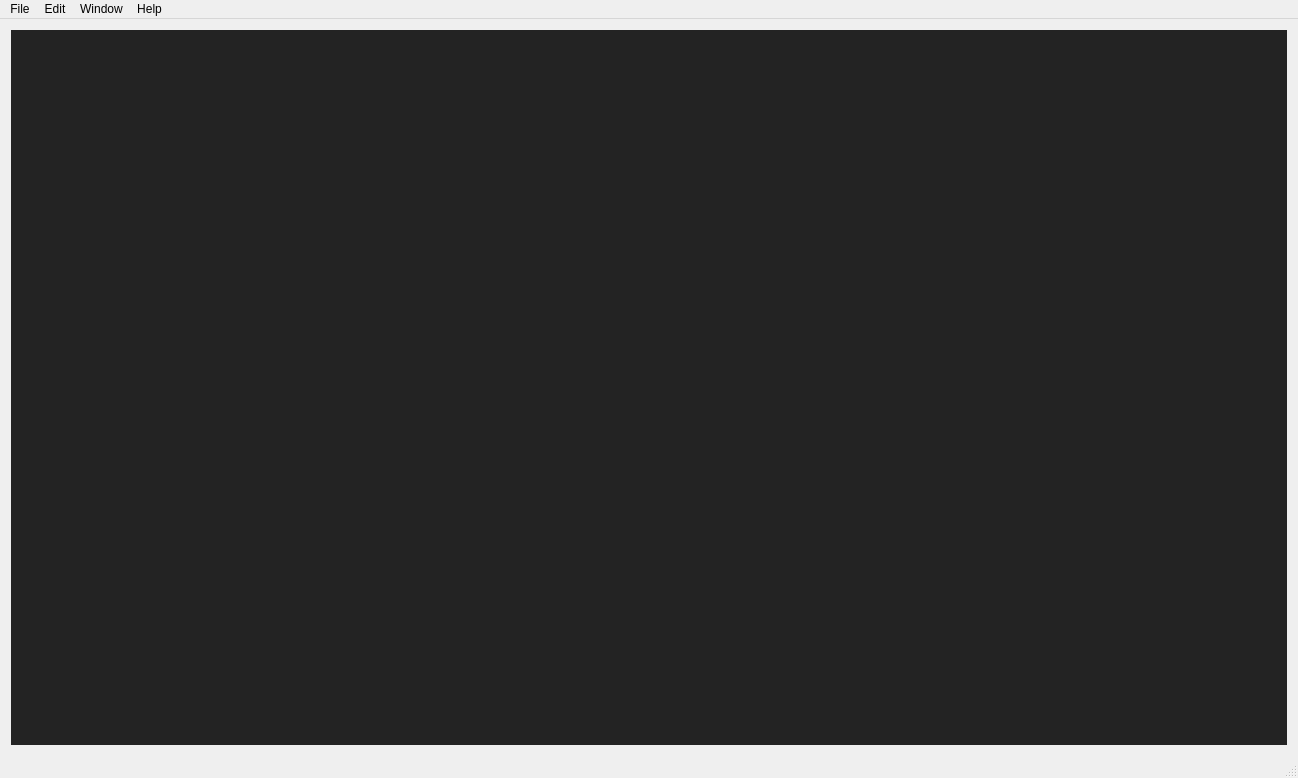
<?xml version="1.0" encoding="UTF-8"?>
<ui version="4.0">
 <class>MainWindow</class>
 <widget class="QMainWindow" name="MainWindow">
  <property name="geometry">
   <rect>
    <x>0</x>
    <y>0</y>
    <width>1298</width>
    <height>778</height>
   </rect>
  </property>
  <property name="acceptDrops">
   <bool>true</bool>
  </property>
  <property name="windowTitle">
   <string>3D Model Viewer</string>
  </property>
  <property name="windowIcon">
   <iconset resource="ModelViewer.qrc">
    <normaloff>:/new/prefix1/res/logo.png</normaloff>:/new/prefix1/res/logo.png</iconset>
  </property>
  <widget class="QWidget" name="centralWidget">
   <layout class="QGridLayout" name="gridLayout">
    <item row="0" column="0">
     <widget class="QMdiArea" name="mdiArea">
      <property name="autoFillBackground">
       <bool>false</bool>
      </property>
      <property name="background">
       <brush brushstyle="SolidPattern">
        <color alpha="255">
         <red>35</red>
         <green>35</green>
         <blue>35</blue>
        </color>
       </brush>
      </property>
      <property name="activationOrder">
       <enum>QMdiArea::ActivationHistoryOrder</enum>
      </property>
      <property name="viewMode">
       <enum>QMdiArea::SubWindowView</enum>
      </property>
      <property name="documentMode">
       <bool>false</bool>
      </property>
      <property name="tabsClosable">
       <bool>false</bool>
      </property>
      <property name="tabsMovable">
       <bool>false</bool>
      </property>
     </widget>
    </item>
   </layout>
  </widget>
  <widget class="QMenuBar" name="menuBar">
   <property name="geometry">
    <rect>
     <x>0</x>
     <y>0</y>
     <width>1298</width>
     <height>21</height>
    </rect>
   </property>
   <widget class="QMenu" name="menuFile">
    <property name="title">
     <string>File</string>
    </property>
    <addaction name="actionNew"/>
    <addaction name="actionOpen"/>
    <addaction name="actionImport"/>
    <addaction name="separator"/>
    <addaction name="actionSave"/>
    <addaction name="actionSave_As"/>
    <addaction name="separator"/>
    <addaction name="actionFileClose"/>
    <addaction name="actionExit"/>
   </widget>
   <widget class="QMenu" name="menuHelp">
    <property name="title">
     <string>Help</string>
    </property>
    <addaction name="actionAbout"/>
    <addaction name="actionAbout_Qt"/>
   </widget>
   <widget class="QMenu" name="menuWindows">
    <property name="title">
     <string>Window</string>
    </property>
    <addaction name="actionClose"/>
    <addaction name="actionClose_All"/>
    <addaction name="separator"/>
    <addaction name="actionCascade"/>
    <addaction name="actionTile"/>
    <addaction name="actionTile_Horizontally"/>
    <addaction name="actionTile_Vertically"/>
    <addaction name="separator"/>
    <addaction name="actionNext"/>
    <addaction name="actionPrevious"/>
    <addaction name="separator"/>
   </widget>
   <widget class="QMenu" name="menuEdit">
    <property name="title">
     <string>Edit</string>
    </property>
    <addaction name="actionUndo"/>
    <addaction name="actionRedo"/>
   </widget>
   <addaction name="menuFile"/>
   <addaction name="menuEdit"/>
   <addaction name="menuWindows"/>
   <addaction name="menuHelp"/>
  </widget>
  <widget class="QStatusBar" name="statusBar"/>
  <action name="actionExit">
   <property name="icon">
    <iconset theme="application-exit">
     <normaloff>.</normaloff>.</iconset>
   </property>
   <property name="text">
    <string>Exit</string>
   </property>
   <property name="statusTip">
    <string>Exit the application</string>
   </property>
  </action>
  <action name="actionAbout">
   <property name="icon">
    <iconset theme="help-about">
     <normaloff>.</normaloff>.</iconset>
   </property>
   <property name="text">
    <string>About</string>
   </property>
   <property name="statusTip">
    <string>About the application</string>
   </property>
  </action>
  <action name="actionAbout_Qt">
   <property name="icon">
    <iconset theme="help-about-qt">
     <normaloff>.</normaloff>.</iconset>
   </property>
   <property name="text">
    <string>About Qt</string>
   </property>
   <property name="statusTip">
    <string>About the Qt Library</string>
   </property>
  </action>
  <action name="actionNew">
   <property name="icon">
    <iconset theme="document-new">
     <normaloff>.</normaloff>.</iconset>
   </property>
   <property name="text">
    <string>New</string>
   </property>
   <property name="statusTip">
    <string>Create a new document window</string>
   </property>
   <property name="shortcut">
    <string>Ctrl+N</string>
   </property>
  </action>
  <action name="actionTile_Horizontally">
   <property name="text">
    <string>Tile Horizontally</string>
   </property>
   <property name="statusTip">
    <string>Tile sub windows horizontally</string>
   </property>
  </action>
  <action name="actionTile_Vertically">
   <property name="text">
    <string>Tile Vertically</string>
   </property>
   <property name="statusTip">
    <string>Tile sub windows vertically</string>
   </property>
  </action>
  <action name="actionCascade">
   <property name="text">
    <string>Cascade</string>
   </property>
   <property name="statusTip">
    <string>Cascade sub windows</string>
   </property>
  </action>
  <action name="actionTile">
   <property name="text">
    <string>Tile</string>
   </property>
   <property name="statusTip">
    <string>Tile sub windows</string>
   </property>
  </action>
  <action name="actionClose">
   <property name="icon">
    <iconset theme="window-close">
     <normaloff>.</normaloff>.</iconset>
   </property>
   <property name="text">
    <string>Close</string>
   </property>
  </action>
  <action name="actionClose_All">
   <property name="icon">
    <iconset theme="window-close-all">
     <normaloff>.</normaloff>.</iconset>
   </property>
   <property name="text">
    <string>Close All</string>
   </property>
  </action>
  <action name="actionNext">
   <property name="icon">
    <iconset theme="window-next">
     <normaloff>.</normaloff>.</iconset>
   </property>
   <property name="text">
    <string>Next</string>
   </property>
  </action>
  <action name="actionPrevious">
   <property name="icon">
    <iconset theme="window-previous">
     <normaloff>.</normaloff>.</iconset>
   </property>
   <property name="text">
    <string>Previous</string>
   </property>
  </action>
  <action name="actionOpen">
   <property name="icon">
    <iconset theme="document-open">
     <normaloff>.</normaloff>.</iconset>
   </property>
   <property name="text">
    <string>Open</string>
   </property>
   <property name="statusTip">
    <string>Open an existing model</string>
   </property>
   <property name="shortcut">
    <string>Ctrl+O</string>
   </property>
  </action>
  <action name="actionImport">
   <property name="icon">
    <iconset theme="document-import">
     <normaloff>.</normaloff>.</iconset>
   </property>
   <property name="text">
    <string>Import</string>
   </property>
   <property name="statusTip">
    <string>Import a model into the current document</string>
   </property>
   <property name="shortcut">
    <string>Ctrl+I</string>
   </property>
  </action>
  <action name="actionSave">
   <property name="icon">
    <iconset theme="document-save">
     <normaloff>.</normaloff>.</iconset>
   </property>
   <property name="text">
    <string>Save</string>
   </property>
   <property name="statusTip">
    <string>Save the current document</string>
   </property>
  </action>
  <action name="actionSave_As">
   <property name="icon">
    <iconset theme="document-save-as">
     <normaloff>.</normaloff>.</iconset>
   </property>
   <property name="text">
    <string>Save As</string>
   </property>
   <property name="statusTip">
    <string>Save the current document as another file name</string>
   </property>
  </action>
  <action name="actionUndo">
   <property name="icon">
    <iconset theme="edit-undo">
     <normaloff>.</normaloff>.</iconset>
   </property>
   <property name="text">
    <string>Undo</string>
   </property>
   <property name="statusTip">
    <string>Undo the last action</string>
   </property>
  </action>
  <action name="actionRedo">
   <property name="icon">
    <iconset theme="edit-redo">
     <normaloff>.</normaloff>.</iconset>
   </property>
   <property name="text">
    <string>Redo</string>
   </property>
   <property name="statusTip">
    <string>Redo the last action</string>
   </property>
  </action>
  <action name="actionFileClose">
   <property name="icon">
    <iconset theme="document-close">
     <normaloff>.</normaloff>.</iconset>
   </property>
   <property name="text">
    <string>Close</string>
   </property>
   <property name="statusTip">
    <string>Close the current file</string>
   </property>
  </action>
 </widget>
 <layoutdefault spacing="6" margin="11"/>
 <resources>
  <include location="ModelViewer.qrc"/>
 </resources>
 <connections/>
</ui>
